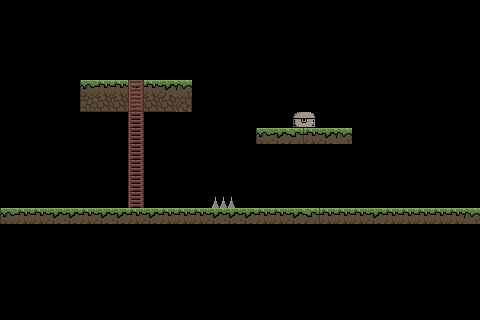

Below is a game level as drawn by its tile map, then a one-line description and the .tmx that defines it (tile-layer data replaced by summaries):
An orthogonal 30x20 tile map with 16x16 px tiles, 2 tile layers (Desen Katmanı 1, Desen Katmanı 2) and 5 objects.

<map version="1.10" tiledversion="1.10.1" orientation="orthogonal" renderorder="right-down" width="30" height="20" tilewidth="16" tileheight="16" infinite="0" nextlayerid="7" nextobjectid="19">
 <tileset firstgid="1" name="TileSet" tilewidth="16" tileheight="16" tilecount="64" columns="8">
  <image source="TileSet.png" width="128" height="128" />
 </tileset>
 <layer id="1" name="Desen Katmanı 1" width="30" height="20">
  <data>[600 cells, 50 non-empty, 8 distinct tile ids]</data>
 </layer>
 <layer id="6" name="Desen Katmanı 2" width="30" height="20">
  <data>[600 cells, 14 non-empty, 8 distinct tile ids]</data>
 </layer>
 <objectgroup id="2" name="Spikes">
  <object id="18" x="208" y="192" width="32" height="16" />
 </objectgroup>
 <objectgroup id="3" name="ground">
  <object id="16" x="0" y="208" width="480" height="16" />
  <object id="17" x="80" y="80" width="112" height="16" />
 </objectgroup>
 <objectgroup id="4" name="chest">
  <object id="14" x="288" y="96" width="32" height="32" />
 </objectgroup>
 <objectgroup id="5" name="Ladder">
  <object id="15" x="128" y="80" width="16" height="128" />
 </objectgroup>
</map>
